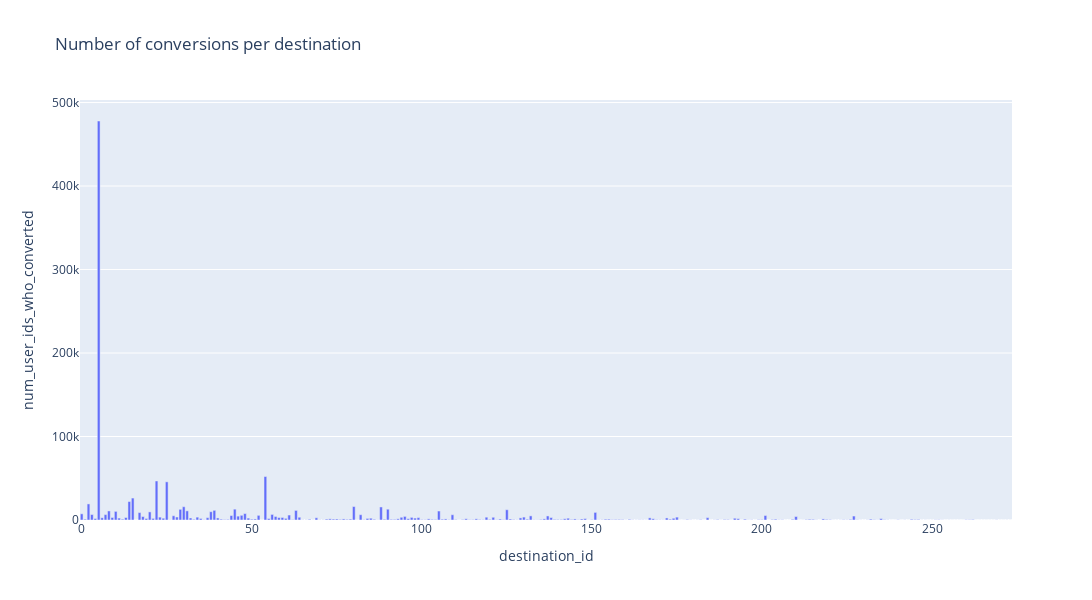

Notebook source saved alongside this figure:
### Code cell
from utils import plot_num_conversions_per_destination
plot_num_conversions_per_destination(destinations_data_df)

### Figure 1 — Plotly figure (JSON) as saved in the notebook; plotly's stock layout.template omitted (floating-point values rounded to 4 significant figures; data arrays with more than 128 entries replaced by an {"elided": "..."} marker saying what was removed)
{"data": [{"alignmentgroup": "True", "hovertemplate": "destination_id=%{x}<br>num_user_ids_who_converted=%{y}<extra></extra>", "legendgroup": "", "marker": {"color": "#636efa", "pattern": {"shape": ""}}, "name": "", "offsetgroup": "", "orientation": "v", "showlegend": false, "textposition": "auto", "type": "bar", "x": {"elided": "274 int values"}, "xaxis": "x", "y": {"elided": "274 int values"}, "yaxis": "y"}], "layout": {"barmode": "relative", "height": 600, "legend": {"tracegroupgap": 0}, "title": {"text": "Number of conversions per destination"}, "width": 1100, "xaxis": {"anchor": "y", "autorange": true, "domain": [0, 1], "range": [-0.5, 273.5], "title": {"text": "destination_id"}, "type": "linear"}, "yaxis": {"anchor": "x", "autorange": true, "domain": [0, 1], "range": [0, 503040], "title": {"text": "num_user_ids_who_converted"}, "type": "linear"}}}
